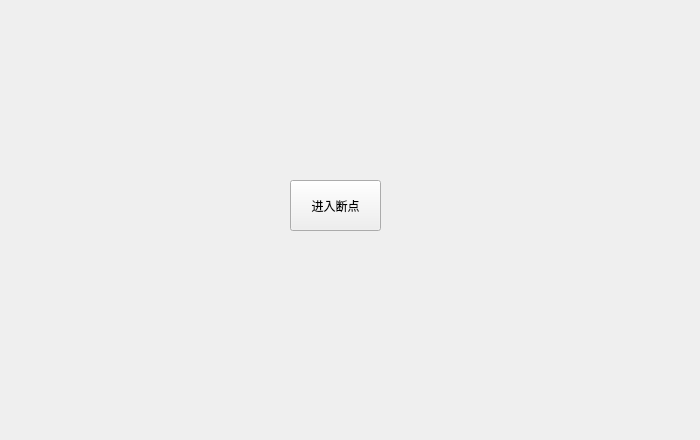
<?xml version="1.0" encoding="UTF-8"?>
<ui version="4.0">
 <class>widget</class>
 <widget class="QWidget" name="widget">
  <property name="geometry">
   <rect>
    <x>0</x>
    <y>0</y>
    <width>700</width>
    <height>440</height>
   </rect>
  </property>
  <property name="windowTitle">
   <string>widget</string>
  </property>
  <widget class="QPushButton" name="pushButton">
   <property name="geometry">
    <rect>
     <x>290</x>
     <y>180</y>
     <width>91</width>
     <height>51</height>
    </rect>
   </property>
   <property name="text">
    <string>进入断点</string>
   </property>
  </widget>
 </widget>
 <resources/>
 <connections/>
</ui>
